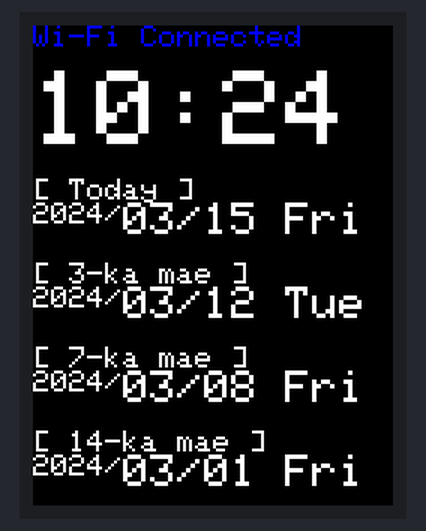
Simulated run of this sketch. Board: ESP32. Shown: 240×320 colour display. WiFi joins after 1.5 s; servers stay silent unless stated; the local clock reads 2024-03-15 10:24:30 at power-on unless the sketch sets it; not simulated (calls return 0 or success): wifi_credentials.h; what the sketch prints to the serial monitor is not drawn.

Above: at 2.3 s.
At 32.4 s:
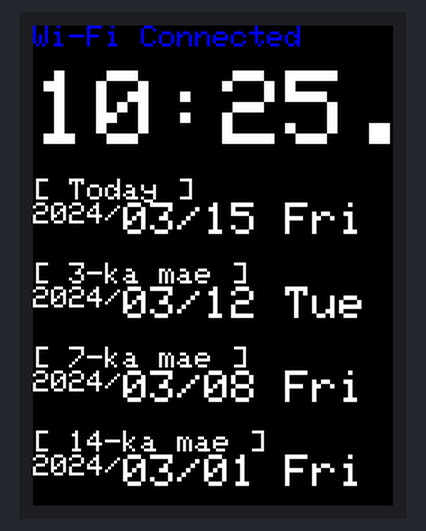
At 62.5 s:
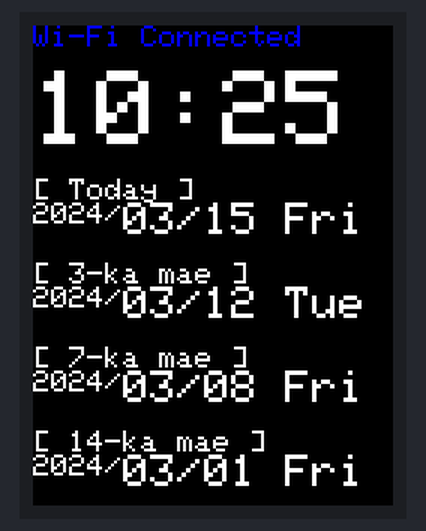
At 92.6 s:
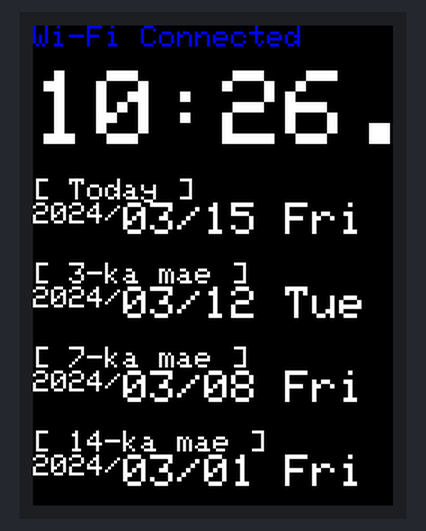
At 122.7 s:
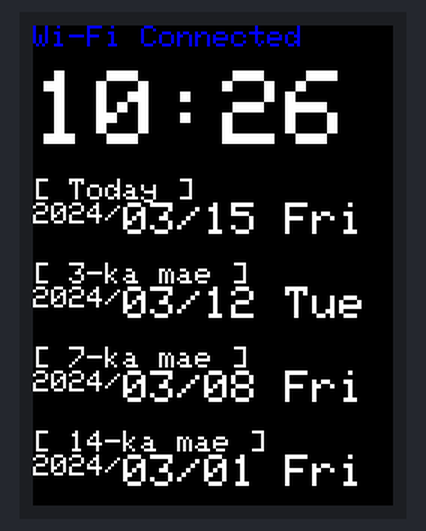

The sketch:

clock4lab.ino
```cpp
#include <WiFi.h>
#include <time.h>
#include "wifi_credentials.h" // SSID and Password

#include <Adafruit_GFX.h>     // Core graphics library
#include <Adafruit_ST7735.h>  // Hardware-specific library for ST7735
#include <Adafruit_ST7789.h>  // Hardware-specific library for ST7789
#include <SPI.h>

// #if defined(ARDUINO_FEATHER_ESP32) // Feather Huzzah32
#define TFT_CS 25
#define TFT_RST 27
#define TFT_DC 26

// OPTION 2 lets you interface the display using ANY TWO or THREE PINS,
// tradeoff being that performance is not as fast as hardware SPI above.
#define TFT_MOSI 14  // Data out
#define TFT_SCLK 13  // Clock out

// wifi info (from wifi_credentials.h)
const char* ssid = WIFI_SSID;
const char* password = WIFI_PASS;

// ntp
time_t tim3, tim7, tim14;
int indxday3, indxday7, indxday14;
struct tm timeInfo;
struct tm *timeInfo3;
struct tm *timeInfo7;
struct tm *timeInfo14;
const char *dayofweek[7] = {"Sun", "Mon", "Tue", "Wed", "Thu", "Fri", "Sat"};
char year[4][6];
// const char *dayofweek[7] = {"Su", "Mo", "Tu", "We", "Th", "Fr", "Sa"};
char date[20], hour_minute[20], date_3d[20], date_7d[20], date_14d[20];

bool kougo;

// display
Adafruit_ST7789 tft = Adafruit_ST7789(TFT_CS, TFT_DC, TFT_MOSI, TFT_SCLK, TFT_RST);

void setup(void) {
  Serial.begin(9600);
  Serial.print(F("Hello! ST77xx TFT Clock"));

  // OR use this initializer (uncomment) if using a 2.0" 320x240 TFT:
  tft.init(240, 320);  // Init ST7789 320x240

  // wifi connect
  WiFi.begin(ssid, password);
  while (WiFi.status() != WL_CONNECTED) {
    delay(1000);
    Serial.println("Connecting to WiFi..");
  }
  Serial.println("Connected to the WiFi network");

  // NTP setting
  configTime(9 * 3600L, 0, "ntp.nict.jp", "time.google.com", "ntp.jst.mfeed.ad.jp");

  Serial.println(F("Initialized"));
}

void loop() {
  // time
  if ((WiFi.status() == WL_CONNECTED)) {
    tft.setTextWrap(false);
    // clear display
    tft.fillScreen(ST77XX_BLACK);

    // wifi connected
    tft.setTextColor(ST77XX_BLUE);
    tft.setCursor(0, 0);
    tft.setTextSize(2);
    tft.println("Wi-Fi Connected");

    // time and date
    show_time(kougo);
    kougo = kougo ? false : true;

    delay(30000);

  } else {
    Serial.println(F("Wi-Fi not connected"));
    tft.setTextWrap(false);
    tft.fillScreen(ST77XX_BLACK);
    tft.setTextColor(ST77XX_RED);
    tft.setCursor(0, 0);
    tft.setTextSize(2);
    tft.println("Wifi Disconnected");
  }
}

void show_time(bool kougo) {
  getLocalTime(&timeInfo);    //tmオブジェクトのtimeInfoに現在時刻を入れ込む
  sprintf(year[0], "%04d/", timeInfo.tm_year + 1900);
  sprintf(date, "%02d/%02d", timeInfo.tm_mon + 1, timeInfo.tm_mday);  //日付に変換
  // 交互に. を表示したりけしたりする．
  if (kougo){
    sprintf(hour_minute, "%02d:%02d.", timeInfo.tm_hour, timeInfo.tm_min); //時間に変換
  } else {
    sprintf(hour_minute, "%02d:%02d", timeInfo.tm_hour, timeInfo.tm_min); //時間に変換
  }


  // 3日戻す
  tim3 = mktime(&timeInfo) - 3 * 24*3600;
  timeInfo3 = localtime(&tim3);
  indxday3 = timeInfo3->tm_wday;
  sprintf(year[1], "%04d/", timeInfo3->tm_year + 1900);
  sprintf(date_3d, "%02d/%02d", timeInfo3->tm_mon + 1, timeInfo3->tm_mday);  //日付に変換

  // 更に4日戻して7日前
  tim7 = mktime(&timeInfo) - 7 * 24*3600;
  timeInfo7 = localtime(&tim7);
  indxday7 = timeInfo7->tm_wday;
  sprintf(year[2], "%04d/", timeInfo7->tm_year + 1900);
  sprintf(date_7d, "%02d/%02d", timeInfo7->tm_mon + 1, timeInfo7->tm_mday);  //日付に変換

  // 更に7日戻して14日前
  tim14 = mktime(&timeInfo) - 14 * 24*3600;
  timeInfo14 = localtime(&tim14);
  indxday14 = timeInfo14->tm_wday;
  sprintf(year[3], "%04d/", timeInfo14->tm_year + 1900);
  sprintf(date_14d, "%02d/%02d", timeInfo14->tm_mon + 1, timeInfo14->tm_mday);  //日付に変換

  int datesize = 3;

  tft.setCursor(0, 30);
  tft.setTextColor(ST77XX_WHITE);
  tft.setTextSize(7);
  tft.println(hour_minute);

  tft.setTextSize(2);
  tft.println("\n[ Today ]");
  tft.print(year[0]);
  tft.setTextSize(datesize);
  tft.print(date);
  tft.print(" ");
  tft.println(dayofweek[timeInfo.tm_wday]);

  tft.setTextSize(2);
  tft.println("\n[ 3-ka mae ]");
  tft.print(year[1]);
  tft.setTextSize(datesize);
  tft.print(date_3d);
  tft.print(" ");
  tft.println(dayofweek[indxday3]);

  tft.setTextSize(2);
  tft.println("\n[ 7-ka mae ]");
  tft.print(year[2]);
  tft.setTextSize(datesize);
  tft.print(date_7d);
  tft.print(" ");
  tft.println(dayofweek[indxday7]);

  tft.setTextSize(2);
  tft.println("\n[ 14-ka mae ]");
  tft.print(year[3]);
  tft.setTextSize(datesize);
  tft.print(date_14d);
  tft.print(" ");
  tft.println(dayofweek[indxday14]);
}
```

Measured:
- what the display in image 0 shows lasts 30.1 s, from 2.2 s to 32.3 s
